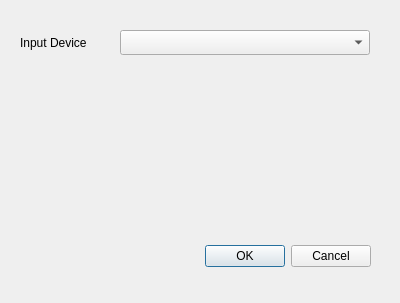
<?xml version="1.0" encoding="UTF-8"?>
<ui version="4.0">
 <class>GsSetupDialog</class>
 <widget class="QDialog" name="GsSetupDialog">
  <property name="geometry">
   <rect>
    <x>0</x>
    <y>0</y>
    <width>400</width>
    <height>303</height>
   </rect>
  </property>
  <property name="windowTitle">
   <string>Setup...</string>
  </property>
  <widget class="QDialogButtonBox" name="buttonBox">
   <property name="geometry">
    <rect>
     <x>30</x>
     <y>240</y>
     <width>341</width>
     <height>32</height>
    </rect>
   </property>
   <property name="orientation">
    <enum>Qt::Horizontal</enum>
   </property>
   <property name="standardButtons">
    <set>QDialogButtonBox::Cancel|QDialogButtonBox::Ok</set>
   </property>
  </widget>
  <widget class="QComboBox" name="comboBox">
   <property name="geometry">
    <rect>
     <x>120</x>
     <y>30</y>
     <width>250</width>
     <height>25</height>
    </rect>
   </property>
  </widget>
  <widget class="QLabel" name="label">
   <property name="geometry">
    <rect>
     <x>20</x>
     <y>30</y>
     <width>80</width>
     <height>25</height>
    </rect>
   </property>
   <property name="text">
    <string>Input Device</string>
   </property>
  </widget>
 </widget>
 <resources/>
 <connections>
  <connection>
   <sender>buttonBox</sender>
   <signal>accepted()</signal>
   <receiver>GsSetupDialog</receiver>
   <slot>accept()</slot>
   <hints>
    <hint type="sourcelabel">
     <x>248</x>
     <y>254</y>
    </hint>
    <hint type="destinationlabel">
     <x>157</x>
     <y>274</y>
    </hint>
   </hints>
  </connection>
  <connection>
   <sender>buttonBox</sender>
   <signal>rejected()</signal>
   <receiver>GsSetupDialog</receiver>
   <slot>reject()</slot>
   <hints>
    <hint type="sourcelabel">
     <x>316</x>
     <y>260</y>
    </hint>
    <hint type="destinationlabel">
     <x>286</x>
     <y>274</y>
    </hint>
   </hints>
  </connection>
 </connections>
</ui>
